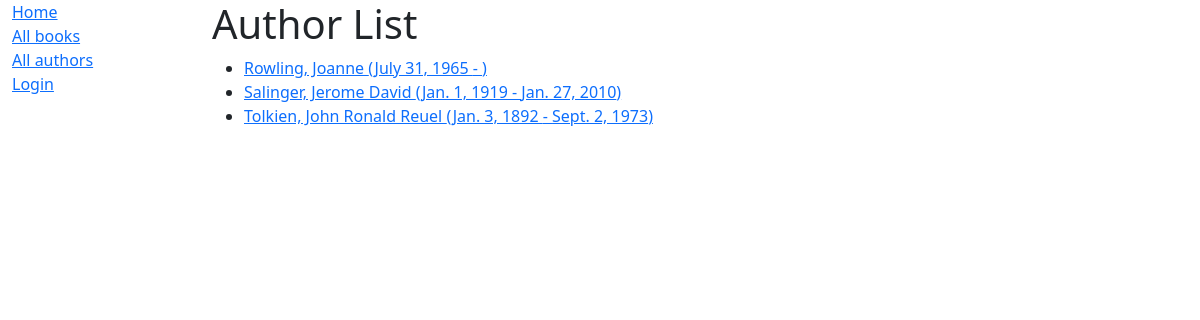
Screenshot of /catalog/authors/ with the database file from the repository.
### catalog/models.py (models this page shows)
class Author(models.Model):
    first_name = models.CharField(max_length=100)
    last_name = models.CharField(max_length=100)
    date_of_birth = models.DateField(null=True, blank=True)
    date_of_death = models.DateField('died', null=True, blank=True)
    class Meta:
        ordering = ['last_name', 'first_name']
    def get_absolute_url(self):
        return reverse('author-detail', args=[str(self.id)])
    def __str__(self):
        return f'{self.last_name}, {self.first_name}'

### catalog/views.py (the view)
# urls.py: path('authors/', views.AuthorListView.as_view(), name='authors'),
class AuthorListView(generic.ListView):
    model = Author
    paginate_by = 10

### catalog/templates/catalog/author_list.html (shortened to what this page needs)
{% extends "base_generic.html" %}
{% block content %}
<h1>Author List</h1>
{% if author_list %}
  <ul>
  {% for author in author_list %}
    <li>
      <a href="{{ author.get_absolute_url }}">
      {{ author }} ({{author.date_of_birth}} - {% if author.date_of_death %}{{author.date_of_death}}{% endif %})
      </a>
    </li>
  {% endfor %}
 </ul>
{% else %}
  <p>There are no authors available.</p>
{% endif %}
{% endblock %}

### rows the page displays
Author: last_name+first_name "Rowling, Joanne", date_of_birth "July 31, 1965"
Author: last_name+first_name "Salinger, Jerome David", date_of_birth "Jan. 1, 1919", date_of_death "Jan. 27, 2010"
Author: last_name+first_name "Tolkien, John Ronald Reuel", date_of_birth "Jan. 3, 1892", date_of_death "Sept. 2, 1973"
